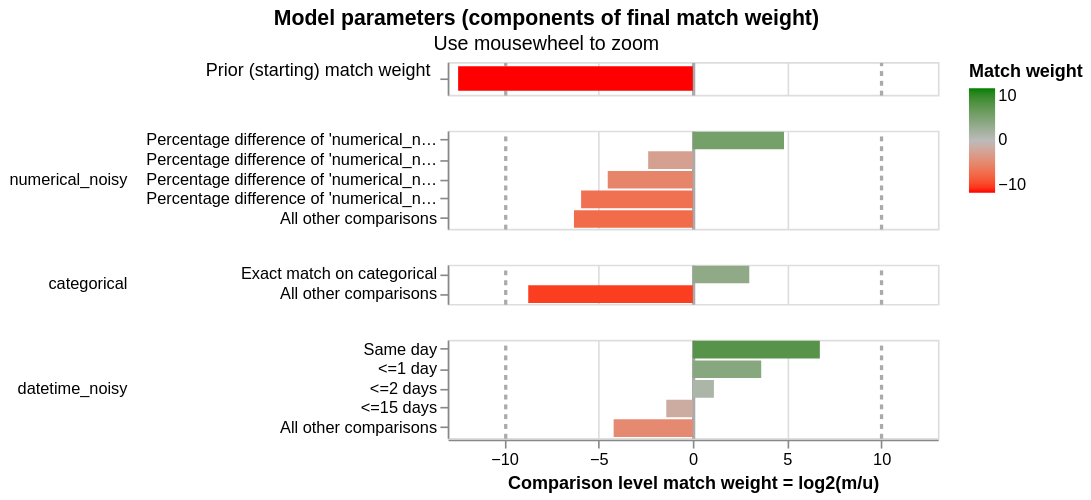

Write notebook code for a chart like this one.
### Code cell
linker.visualisations.match_weights_chart()

### Figure 1 — Vega-Lite specification as saved in the notebook (floating-point values rounded to 4 significant figures)
{"config": {"view": {"continuousWidth": 300, "continuousHeight": 300, "discreteHeight": 60, "discreteWidth": 400}, "header": {"title": null}, "mark": {"tooltip": null}, "title": {"anchor": "middle"}}, "vconcat": [{"mark": {"type": "bar", "clip": true, "height": 15}, "encoding": {"color": {"field": "log2_bayes_factor", "scale": {"domain": [-10, 0, 10], "interpolate": "lab", "range": ["red", "#bbbbbb", "green"]}, "title": "Match weight", "type": "quantitative"}, "tooltip": [{"field": "comparison_name", "title": "Comparison name", "type": "nominal"}, {"field": "probability_two_random_records_match", "format": ".4f", "title": "Probability two random records match", "type": "nominal"}, {"field": "log2_bayes_factor", "format": ",.4f", "title": "Equivalent match weight", "type": "quantitative"}, {"field": "bayes_factor_description", "title": "Match weight description", "type": "nominal"}], "x": {"axis": {"domain": false, "gridColor": {"condition": {"test": "abs(datum.value / 10)  <= 1 & datum.value % 10 === 0", "value": "#aaa"}, "value": "#ddd"}, "gridDash": {"condition": {"test": "abs(datum.value / 10) == 1", "value": [3]}, "value": null}, "gridWidth": {"condition": {"test": "abs(datum.value / 10)  <= 1 & datum.value % 10 === 0", "value": 2}, "value": 1}, "labels": false, "ticks": false, "title": ""}, "field": "log2_bayes_factor", "scale": {"domain": [-13, 13]}, "type": "quantitative"}, "y": {"axis": {"title": "Prior (starting) match weight", "titleAlign": "right", "titleAngle": 0, "titleFontWeight": "normal"}, "field": "label_for_charts", "sort": {"field": "comparison_vector_value", "order": "descending"}, "type": "nominal"}}, "height": 20, "transform": [{"filter": "(datum.comparison_name == 'probability_two_random_records_match')"}]}, {"mark": {"type": "bar", "clip": true}, "encoding": {"color": {"field": "log2_bayes_factor", "scale": {"domain": [-10, 0, 10], "interpolate": "lab", "range": ["red", "#bbbbbb", "green"]}, "title": "Match weight", "type": "quantitative"}, "row": {"field": "comparison_name", "header": {"labelAlign": "left", "labelAnchor": "middle", "labelAngle": 0}, "sort": {"field": "comparison_sort_order"}, "type": "nominal"}, "tooltip": [{"field": "comparison_name", "title": "Comparison name", "type": "nominal"}, {"field": "label_for_charts", "title": "Label", "type": "ordinal"}, {"field": "sql_condition", "title": "SQL condition", "type": "nominal"}, {"field": "m_probability", "format": ".10~g", "title": "M probability", "type": "quantitative"}, {"field": "u_probability", "format": ".10~g", "title": "U probability", "type": "quantitative"}, {"field": "bayes_factor", "format": ",.6f", "title": "Bayes factor = m/u", "type": "quantitative"}, {"field": "log2_bayes_factor", "format": ".4~g", "title": "Match weight = log2(m/u)", "type": "quantitative"}, {"field": "bayes_factor_description", "title": "Match weight description", "type": "nominal"}, {"field": "m_probability_description", "title": "m probability description", "type": "nominal"}, {"field": "u_probability_description", "title": "u probability description", "type": "nominal"}], "x": {"axis": {"gridColor": {"condition": {"test": "abs(datum.value / 10)  <= 1 & datum.value % 10 === 0", "value": "#aaa"}, "value": "#ddd"}, "gridDash": {"condition": {"test": "abs(datum.value / 10) == 1", "value": [3]}, "value": null}, "gridWidth": {"condition": {"test": "abs(datum.value / 10)  <= 1 & datum.value % 10 === 0", "value": 2}, "value": 1}, "title": "Comparison level match weight = log2(m/u)"}, "field": "log2_bayes_factor", "scale": {"domain": [-13, 13]}, "type": "quantitative"}, "y": {"axis": {"title": null}, "field": "label_for_charts", "sort": {"field": "comparison_vector_value", "order": "descending"}, "type": "nominal"}}, "height": {"step": 12}, "resolve": {"axis": {"y": "independent"}, "scale": {"y": "independent"}}, "transform": [{"filter": "(datum.comparison_name != 'probability_two_random_records_match')"}]}], "data": {"name": "data-aadb33abc46e5ace264185fc494a7c90"}, "params": [{"name": "mouse_zoom", "select": {"type": "interval", "encodings": ["x"]}, "bind": "scales", "views": []}], "resolve": {"axis": {"y": "independent"}, "scale": {"y": "independent"}}, "title": {"text": "Model parameters (components of final match weight)", "subtitle": "Use mousewheel to zoom"}, "$schema": "https://vega.github.io/schema/vega-lite/v5.9.3.json", "datasets": {"data-aadb33abc46e5ace264185fc494a7c90": [{"comparison_name": "probability_two_random_records_match", "sql_condition": null, "label_for_charts": "", "m_probability": null, "u_probability": null, "m_probability_description": null, "u_probability_description": null, "has_tf_adjustments": false, "tf_adjustment_column": null, "tf_adjustment_weight": null, "is_null_level": false, "bayes_factor": 0.000179, "log2_bayes_factor": -12.45, "comparison_vector_value": 0, "max_comparison_vector_value": 0, "bayes_factor_description": "The probability that two random records drawn at random match is 0.000 or one in  5,587.4 records.This is equivalent to a starting match weight of -12.448.", "probability_two_random_records_match": 0.000179, "comparison_sort_order": -1}, {"comparison_name": "numerical_noisy", "sql_condition": "(ABS(\"numerical_noisy_l\" - \"numerical_noisy_r\") / (CASE WHEN \"numerical_noisy_r\" > \"numerical_noisy_l\" THEN \"numerical_noisy_r\" ELSE \"numerical_noisy_l\" END)) < 0.05", "label_for_charts": "Percentage difference of 'numerical_noisy' within 5.00%", "m_probability": 0.967, "u_probability": 0.03385, "m_probability_description": "Amongst matching record comparisons, 96.7% of records (i.e. one in 1.034) are in the percentage difference of 'numerical_noisy' within 5.00% comparison level", "u_probability_description": "Amongst non-matching record comparisons, 3.385% of records (i.e. one in 29.54) are in the percentage difference of 'numerical_noisy' within 5.00% comparison level", "has_tf_adjustments": false, "tf_adjustment_column": null, "tf_adjustment_weight": 1.0, "is_null_level": false, "bayes_factor": 28.57, "log2_bayes_factor": 4.836, "comparison_vector_value": 4, "max_comparison_vector_value": 4, "bayes_factor_description": "If comparison level is `percentage difference of 'numerical_noisy' within 5.00%` then comparison is 28.57 times more likely to be a match", "probability_two_random_records_match": 0.000179, "comparison_sort_order": 0}, {"comparison_name": "numerical_noisy", "sql_condition": "(ABS(\"numerical_noisy_l\" - \"numerical_noisy_r\") / (CASE WHEN \"numerical_noisy_r\" > \"numerical_noisy_l\" THEN \"numerical_noisy_r\" ELSE \"numerical_noisy_l\" END)) < 0.15", "label_for_charts": "Percentage difference of 'numerical_noisy' within 15.00%", "m_probability": 0.01396, "u_probability": 0.07207, "m_probability_description": "Amongst matching record comparisons, 1.396% of records (i.e. one in 71.63) are in the percentage difference of 'numerical_noisy' within 15.00% comparison level", "u_probability_description": "Amongst non-matching record comparisons, 7.207% of records (i.e. one in 13.88) are in the percentage difference of 'numerical_noisy' within 15.00% comparison level", "has_tf_adjustments": false, "tf_adjustment_column": null, "tf_adjustment_weight": 1.0, "is_null_level": false, "bayes_factor": 0.1937, "log2_bayes_factor": -2.368, "comparison_vector_value": 3, "max_comparison_vector_value": 4, "bayes_factor_description": "If comparison level is `percentage difference of 'numerical_noisy' within 15.00%` then comparison is 5.162 times less likely to be a match", "probability_two_random_records_match": 0.000179, "comparison_sort_order": 0}, {"comparison_name": "numerical_noisy", "sql_condition": "(ABS(\"numerical_noisy_l\" - \"numerical_noisy_r\") / (CASE WHEN \"numerical_noisy_r\" > \"numerical_noisy_l\" THEN \"numerical_noisy_r\" ELSE \"numerical_noisy_l\" END)) < 0.4", "label_for_charts": "Percentage difference of 'numerical_noisy' within 40.00%", "m_probability": 0.009111, "u_probability": 0.208, "m_probability_description": "Amongst matching record comparisons, 0.9111% of records (i.e. one in 110) are in the percentage difference of 'numerical_noisy' within 40.00% comparison level", "u_probability_description": "Amongst non-matching record comparisons, 20.8% of records (i.e. one in 4.807) are in the percentage difference of 'numerical_noisy' within 40.00% comparison level", "has_tf_adjustments": false, "tf_adjustment_column": null, "tf_adjustment_weight": 1.0, "is_null_level": false, "bayes_factor": 0.0438, "log2_bayes_factor": -4.513, "comparison_vector_value": 2, "max_comparison_vector_value": 4, "bayes_factor_description": "If comparison level is `percentage difference of 'numerical_noisy' within 40.00%` then comparison is 22.83 times less likely to be a match", "probability_two_random_records_match": 0.000179, "comparison_sort_order": 0}, {"comparison_name": "numerical_noisy", "sql_condition": "(ABS(\"numerical_noisy_l\" - \"numerical_noisy_r\") / (CASE WHEN \"numerical_noisy_r\" > \"numerical_noisy_l\" THEN \"numerical_noisy_r\" ELSE \"numerical_noisy_l\" END)) < 0.7", "label_for_charts": "Percentage difference of 'numerical_noisy' within 70.00%", "m_probability": 0.005433, "u_probability": 0.3301, "m_probability_description": "Amongst matching record comparisons, 0.5433% of records (i.e. one in 184) are in the percentage difference of 'numerical_noisy' within 70.00% comparison level", "u_probability_description": "Amongst non-matching record comparisons, 33.01% of records (i.e. one in 3.029) are in the percentage difference of 'numerical_noisy' within 70.00% comparison level", "has_tf_adjustments": false, "tf_adjustment_column": null, "tf_adjustment_weight": 1.0, "is_null_level": false, "bayes_factor": 0.01646, "log2_bayes_factor": -5.925, "comparison_vector_value": 1, "max_comparison_vector_value": 4, "bayes_factor_description": "If comparison level is `percentage difference of 'numerical_noisy' within 70.00%` then comparison is 60.76 times less likely to be a match", "probability_two_random_records_match": 0.000179, "comparison_sort_order": 0}, {"comparison_name": "numerical_noisy", "sql_condition": "ELSE", "label_for_charts": "All other comparisons", "m_probability": 0.004504, "u_probability": 0.3559, "m_probability_description": "Amongst matching record comparisons, 0.4504% of records (i.e. one in 222) are in the all other comparisons comparison level", "u_probability_description": "Amongst non-matching record comparisons, 35.59% of records (i.e. one in 2.809) are in the all other comparisons comparison level", "has_tf_adjustments": false, "tf_adjustment_column": null, "tf_adjustment_weight": 1.0, "is_null_level": false, "bayes_factor": 0.01265, "log2_bayes_factor": -6.304, "comparison_vector_value": 0, "max_comparison_vector_value": 4, "bayes_factor_description": "If comparison level is `all other comparisons` then comparison is 79.03 times less likely to be a match", "probability_two_random_records_match": 0.000179, "comparison_sort_order": 0}, {"comparison_name": "categorical", "sql_condition": "\"categorical_l\" = \"categorical_r\"", "label_for_charts": "Exact match on categorical", "m_probability": 0.9979, "u_probability": 0.1252, "m_probability_description": "Amongst matching record comparisons, 99.79% of records (i.e. one in 1.002) are in the exact match on categorical comparison level", "u_probability_description": "Amongst non-matching record comparisons, 12.52% of records (i.e. one in 7.989) are in the exact match on categorical comparison level", "has_tf_adjustments": false, "tf_adjustment_column": null, "tf_adjustment_weight": 1.0, "is_null_level": false, "bayes_factor": 7.973, "log2_bayes_factor": 2.995, "comparison_vector_value": 1, "max_comparison_vector_value": 1, "bayes_factor_description": "If comparison level is `exact match on categorical` then comparison is 7.973 times more likely to be a match", "probability_two_random_records_match": 0.000179, "comparison_sort_order": 1}, {"comparison_name": "categorical", "sql_condition": "ELSE", "label_for_charts": "All other comparisons", "m_probability": 0.002062, "u_probability": 0.8748, "m_probability_description": "Amongst matching record comparisons, 0.2062% of records (i.e. one in 485) are in the all other comparisons comparison level", "u_probability_description": "Amongst non-matching record comparisons, 87.48% of records (i.e. one in 1.143) are in the all other comparisons comparison level", "has_tf_adjustments": false, "tf_adjustment_column": null, "tf_adjustment_weight": 1.0, "is_null_level": false, "bayes_factor": 0.002357, "log2_bayes_factor": -8.729, "comparison_vector_value": 0, "max_comparison_vector_value": 1, "bayes_factor_description": "If comparison level is `all other comparisons` then comparison is 424 times less likely to be a match", "probability_two_random_records_match": 0.000179, "comparison_sort_order": 1}, {"comparison_name": "datetime_noisy", "sql_condition": "abs(date_diff('day', datetime_noisy_l, datetime_noisy_r)) <= 0", "label_for_charts": "Same day", "m_probability": 0.7052, "u_probability": 0.006608, "m_probability_description": "Amongst matching record comparisons, 70.52% of records (i.e. one in 1.418) are in the same day comparison level", "u_probability_description": "Amongst non-matching record comparisons, 0.6608% of records (i.e. one in 151) are in the same day comparison level", "has_tf_adjustments": false, "tf_adjustment_column": null, "tf_adjustment_weight": 1.0, "is_null_level": false, "bayes_factor": 106.7, "log2_bayes_factor": 6.738, "comparison_vector_value": 4, "max_comparison_vector_value": 4, "bayes_factor_description": "If comparison level is `same day` then comparison is 107 times more likely to be a match", "probability_two_random_records_match": 0.000179, "comparison_sort_order": 2}, {"comparison_name": "datetime_noisy", "sql_condition": "abs(date_diff('day', datetime_noisy_l, datetime_noisy_r)) <= 1", "label_for_charts": "<=1 day", "m_probability": 0.1625, "u_probability": 0.01314, "m_probability_description": "Amongst matching record comparisons, 16.25% of records (i.e. one in 6.154) are in the <=1 day comparison level", "u_probability_description": "Amongst non-matching record comparisons, 1.314% of records (i.e. one in 76.09) are in the <=1 day comparison level", "has_tf_adjustments": false, "tf_adjustment_column": null, "tf_adjustment_weight": 1.0, "is_null_level": false, "bayes_factor": 12.36, "log2_bayes_factor": 3.628, "comparison_vector_value": 3, "max_comparison_vector_value": 4, "bayes_factor_description": "If comparison level is `<=1 day` then comparison is 12.36 times more likely to be a match", "probability_two_random_records_match": 0.000179, "comparison_sort_order": 2}, {"comparison_name": "datetime_noisy", "sql_condition": "abs(date_diff('day', datetime_noisy_l, datetime_noisy_r)) <= 2", "label_for_charts": "<=2 days", "m_probability": 0.02807, "u_probability": 0.01292, "m_probability_description": "Amongst matching record comparisons, 2.807% of records (i.e. one in 35.63) are in the <=2 days comparison level", "u_probability_description": "Amongst non-matching record comparisons, 1.292% of records (i.e. one in 77.4) are in the <=2 days comparison level", "has_tf_adjustments": false, "tf_adjustment_column": null, "tf_adjustment_weight": 1.0, "is_null_level": false, "bayes_factor": 2.172, "log2_bayes_factor": 1.119, "comparison_vector_value": 2, "max_comparison_vector_value": 4, "bayes_factor_description": "If comparison level is `<=2 days` then comparison is 2.172 times more likely to be a match", "probability_two_random_records_match": 0.000179, "comparison_sort_order": 2}, {"comparison_name": "datetime_noisy", "sql_condition": "abs(date_diff('day', datetime_noisy_l, datetime_noisy_r)) <= 15", "label_for_charts": "<=15 days", "m_probability": 0.06025, "u_probability": 0.1599, "m_probability_description": "Amongst matching record comparisons, 6.025% of records (i.e. one in 16.6) are in the <=15 days comparison level", "u_probability_description": "Amongst non-matching record comparisons, 15.99% of records (i.e. one in 6.254) are in the <=15 days comparison level", "has_tf_adjustments": false, "tf_adjustment_column": null, "tf_adjustment_weight": 1.0, "is_null_level": false, "bayes_factor": 0.3768, "log2_bayes_factor": -1.408, "comparison_vector_value": 1, "max_comparison_vector_value": 4, "bayes_factor_description": "If comparison level is `<=15 days` then comparison is 2.654 times less likely to be a match", "probability_two_random_records_match": 0.000179, "comparison_sort_order": 2}, {"comparison_name": "datetime_noisy", "sql_condition": "ELSE", "label_for_charts": "All other comparisons", "m_probability": 0.04395, "u_probability": 0.8074, "m_probability_description": "Amongst matching record comparisons, 4.395% of records (i.e. one in 22.75) are in the all other comparisons comparison level", "u_probability_description": "Amongst non-matching record comparisons, 80.74% of records (i.e. one in 1.238) are in the all other comparisons comparison level", "has_tf_adjustments": false, "tf_adjustment_column": null, "tf_adjustment_weight": 1.0, "is_null_level": false, "bayes_factor": 0.05444, "log2_bayes_factor": -4.199, "comparison_vector_value": 0, "max_comparison_vector_value": 4, "bayes_factor_description": "If comparison level is `all other comparisons` then comparison is 18.37 times less likely to be a match", "probability_two_random_records_match": 0.000179, "comparison_sort_order": 2}]}}
